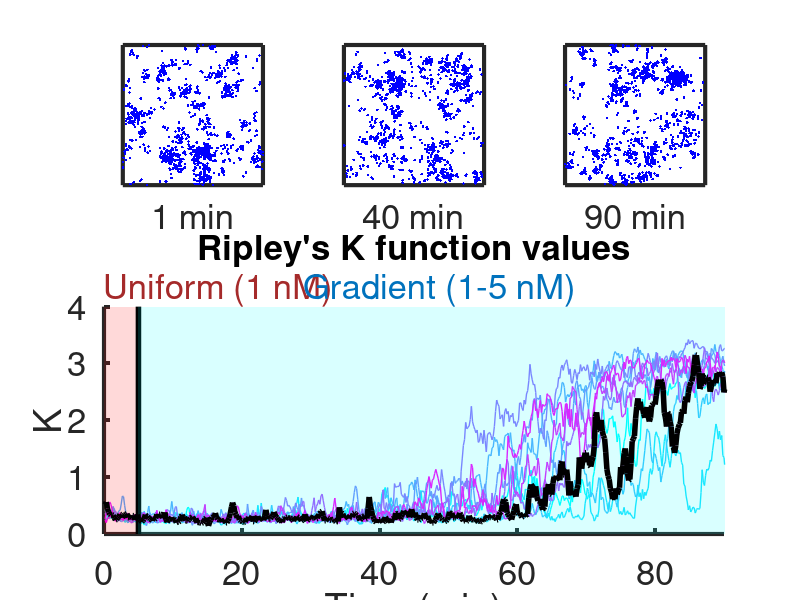

MATLAB code for this plot:
% Simulations were performed with 3000 Cdc42, 170 Bem1-GEF, 30 Far1-GEF,
% and 2500 receptors, and the initial conditions were uniformly distributed 
% molecules. Uniform pheromone was applied to the domain from 0 to 300 
% seconds to generate relocating polarity sites. A pheromone gradient (1-5 nM) 
% was applied to the domain after 300 seconds for stabilization of
% the polarity sites.

% Plot Ripley's K function values.
load('FigureData/Figure6B.mat')
seeds = 10;
% Color map for the plots.
cmap = cool(seeds);
% Time in the unit of minutes.
time = (0:10:8000)/60;
figure('units','pixels','position',[300 300 800 700]); 
for j = 1:seeds
    subplot(6,6,19:36); hold on
    % Plot time series of K
    plot(time,K(j,:),'color',cmap(j, :),'linewidth',1)
end
% Mark the time point where uniform pheromone was switched to a pheromone
% gradient.
patch([0,0,300/60,300/60],[0,4,4,0],'r',...
    'edgecolor','r','facealpha',0.15,'edgealpha',0.15)
plot([300/60,300/60],[0,4],'k-','linewidth',4)
patch([8000/60,8000/60,300/60,300/60],[0,4,4,0],'c',...
    'edgecolor','c','facealpha',0.15,'edgealpha',0.15)
ylim([0,4])
xlim([0,90])
xlabel('Time (min)')
ylabel('K')
set(gca,'fontsize',25)
set(gca,'linewidth',3)
text(0,4.3,'Uniform (1 nM)','fontsize',25,'color','#A52A2A')
text(29,4.3,'Gradient (1-5 nM)','fontsize',25,'color','#0072BD')
title('Ripley''s K function values','fontsize',25,'position',[45,4.7])

% Mark one line of K in black and  plotted its snapshots of Cdc42-GTP
% at different time points. 
plot(time,K(8,:),'color','k','linewidth',4)
load('Coordinates/Figure6B_coordinates.mat')
L = 8.8623; % domain length
subplot(6,6,[1,2,7,8])
plot(x_1,y_1,'b.')
xticks([]); yticks([]); ylim([0,L]); xlim([0,L]); axis square;
xlabel('1 min','fontsize',25)
set(gca,'linewidth',3)

subplot(6,6,[3,4,9,10])
plot(x_2,y_2,'b.')
xticks([]); yticks([]); ylim([0,L]); xlim([0,L]); axis square;
xlabel('40 min','fontsize',25)
set(gca,'linewidth',3)

subplot(6,6,[5,6,11,12])
plot(x_3,y_3,'b.')
xticks([]); yticks([]); ylim([0,L]); xlim([0,L]); axis square;
xlabel('90 min','fontsize',25)
set(gca,'linewidth',3)
